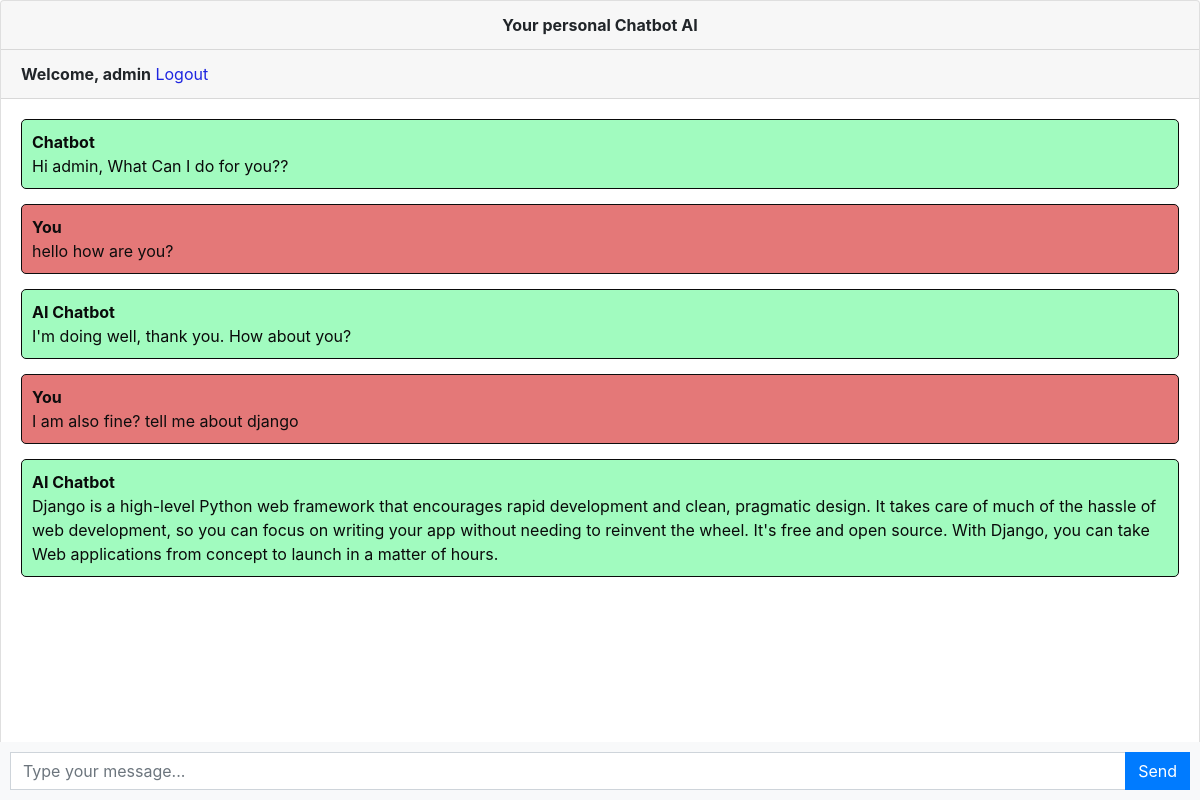
Screenshot of / (signed in) with the database file from the repository.
### chatbot/models.py (models this page shows, shortened)
class ChatSchema(models.Model):
    user = models.ForeignKey(User, on_delete=models.CASCADE)
    message = models.TextField()
    response = models.TextField()
    timeOfMessage = models.DateTimeField(auto_now_add=True)

### chatbot/views.py (the view)
# urls.py: path('', views.chatbotAi, name ='chatbot'),
def chatbotAi(request):
    user_chats = ChatSchema.objects.filter(user = request.user)
    if request.method =='POST':
        message = request.POST.get('message')
        res =askOpenAI(message)
        conversation = ChatSchema(user=request.user, message= message, response=res, timeOfMessage=timezone.now())
        conversation.save()
        return JsonResponse({'message':message,'response':res})
    return render(request,'chatbot.html', {'chats': user_chats})

### templates/chatbot.html (shortened to what this page needs)
{% extends 'base.html' %}
{% block content %}
<div class="chat-container">
  <div class="card flex-grow-1">
    <div class="card-header bg-alert text-black text-center font-bold"><b>Your personal Chatbot AI</b> </div>
    {% if user.is_authenticated %}
    <div class="card-header  text-black"><b>Welcome, {{user.username}}</b>   <a style="color: rgb(30, 37, 224);" href="logout">Logout</a></div>
    {% else %}
    <div class="card-header bg-black text-black "><a style="  color: rgb(12, 81, 101)" href="login">Login</a>   <a style="color: yellow;" href="register">Register</a></div>
    {% endif %}
    <div class="card-body messages-box">
      <ul class="list-unstyled messages-list">
        <li class="message msg-received">
          <div class="message-text">
            <div class="message-sender">
              <b>Chatbot</b>
            </div>
            <div class="message-content">
              Hi {{user.username}}, What Can I do for you??
            </div>
          </div>
        </li>
        {% for chat in chats %}
          {% if chat.user == request.user %}
            <li class="message msg-sent">
          <div class="message-text">
            <div class="message-sender">
              <b>You</b>
            </div>
            <div class="message-content">
              {{chat.message}}
            </div>
          </div>
        </li>
        <li class="message msg-received">
          <div class="message-text">
            <div class="message-sender">
              <b>AI Chatbot</b>
            </div>
            <div class="message-content">
              {{chat.response}}
            </div>
          </div>
        </li>
          {% endif %}
        {% endfor %}
      </ul>
    </div>
    <br><br>
  </div>
  <form class="message-form">
    <div class="input-group">
      <input type="text" class="form-control message-input" placeholder="Type your message...">
      <div class="input-group-append">
        <button type="submit" class="btn btn-primary btn-send">Send</button>
      </div>
    </div>
  </form>
</div>
{% endblock %}

### templates/base.html (shortened to what this page needs)
<!DOCTYPE html>
<html lang="en">
  <head>
    <link rel="stylesheet" href="https://stackpath.bootstrapcdn.com/bootstrap/4.3.1/css/bootstrap.min.css">
  </head>
  <body>
    {% block content %}
    {% endblock %}
  </body>
</html>

### templates/chatbot.html (style rules this page uses)
body, html { height: 100%; }
.messages-box { flex: 1; overflow-y: auto; }
.messages-list { padding-left: 0; }
.message { margin-bottom: 15px; list-style: none; }
.message-text { padding: 10px; border-radius: 5px; }
.msg-sent { background-color: #e47878; color: #0d0d0d; border: solid 1px; border-radius: 5px; align-self: flex-end; }
.msg-received { background-color: #a1fbbf; border: solid 1px; border-radius: 5px; align-self: flex-start; color: rgb(10, 10, 10); }
.message-form { display: flex; position: fixed; bottom: 0; left: 0; right: 0; padding: 10px; background-color: #f8f9fa; }
.message-input { flex: 1; border-radius: 0; border-right: none; }
.btn-send { border-radius: 0; }
.chat-container { height: 100%; display: flex; flex-direction: column; }

### rows the page displays
ChatSchema: message "hello how are you?", response "I'm doing well, thank you. How about you?"
ChatSchema: message "I am also fine? tell me about django", response "Django is a high-level Python web framework that encourages rapid development and clean, pragmatic design. It takes care of much of the hassle of web development, so you can focus on writing your app without needing to reinvent the wheel. It's free and open source. With Django, you can take Web applications from concept to launch in a matter of hours."

### other values shown
{{ user.username }} "admin"
